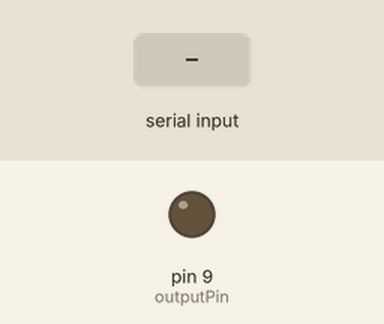
Simulated run of this sketch. Board: Arduino Uno, built with avr-gcc and run on an emulated ATmega328P. Shown: output pins drawn as LEDs (lit = HIGH). The inputs (shaded band) are chosen by the test bench. What the sketch prints to the serial monitor is not drawn.

Above: at 1.2 s.
1.3 s: "HIGH\n" received over Serial
At 1.7 s:
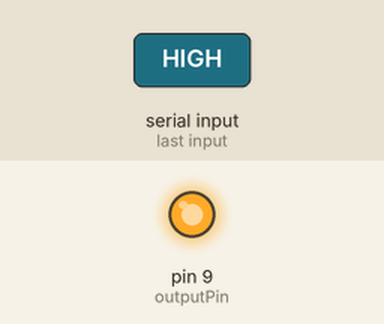
2.8 s: "LOW\n" received over Serial
At 4.0 s:
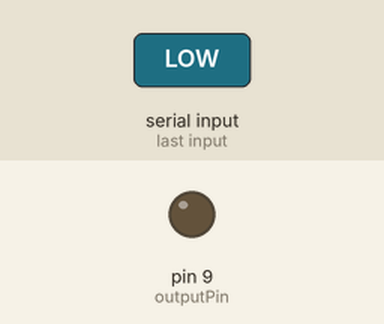
Timing chart, 0 to 5.8 s (numbered marks = the images above; inputs shaded):
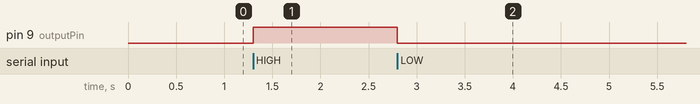

Measured:
- after the input at 1.3 s, pin 9 (outputPin): LOW → HIGH at once
- after the input at 2.8 s, pin 9 (outputPin): HIGH → LOW at once

The sketch:

ArduinoCodeBlaster.ino
```cpp
const int outputPin = 9;

String input = "";

void setup() {
  pinMode(outputPin, OUTPUT);
  digitalWrite(outputPin, LOW);

  Serial.begin(115200);

  while (!Serial) {
    ;
  }

  Serial.println("Ready");
}

void loop() {

  while (Serial.available()) {

    char c = Serial.read();

    if (c == '\n') {

      input.trim();

      if (input == "HIGH") {
        digitalWrite(outputPin, HIGH);
      }

      else if (input == "LOW") {
        digitalWrite(outputPin, LOW);
      }

      input = "";
    }

    else {
      input += c;
    }
  }
}
```
